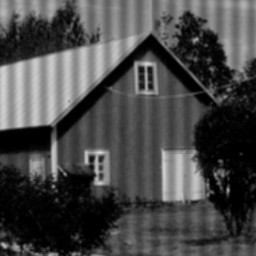
#> input picture 视觉任务/第五周视觉任务/第五周任务文档/house.jpg, 256 x 256 px, found by its file name
$ python 5week2.py
#> lines starting #> are read from the running program, lines starting #| are printed output that depends on the picture
import cv2
import numpy as np
from matplotlib import pyplot as plt

img = cv2.imread('d:/python/works/pictures/house.jpg', 0)
#> img is the input picture: shape (256, 256); min 0, max 214, mean 71.8
dft = cv2.dft(np.float32(img), flags=cv2.DFT_COMPLEX_OUTPUT)
dft_shift = np.fft.fftshift(dft)  # 进行频率变换，得到图像中心频率
magnitude_spectrum = 20 * np.log(cv2.magnitude(dft_shift[:, :, 0], dft_shift[:, :, 1]))  # 将实部和虚部都转换为实部，乘以20是扩大值，投射到空间域
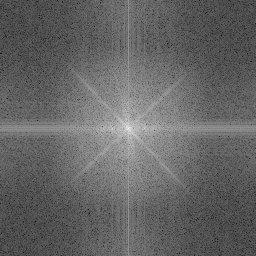
#> magnitude_spectrum: shape (256, 256) float32; min 6.21, max 307.3, mean 125.8; drawn with min black and max white
rows, cols = img.shape
#> rows = 256; cols = 256
crow, ccol = int(rows / 2), int(cols / 2)  # 取图片中心点
#> crow = 128; ccol = 128

mask = np.zeros((rows, cols, 2), np.uint8)  # 创建掩膜
mask[crow - 14:crow + 14, ccol - 14:ccol + 14] = 1  # 图中该位置用掩膜覆盖

fshift = dft_shift * mask
f_ishift = np.fft.ifftshift(fshift)
img_back = cv2.idft(f_ishift)  # 傅里叶逆变换
img_back = cv2.magnitude(img_back[:, :, 0], img_back[:, :, 1])
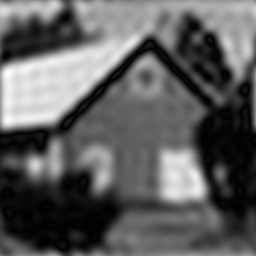
#> img_back: shape (256, 256) float32; min 2134.3, max 12758529, mean 4748888.5; drawn with min black and max white
plt.subplot(121), plt.imshow(img, "gray"), plt.title('Input Image'), plt.xticks([]), plt.yticks([])
plt.subplot(122), plt.imshow(img_back, 'gray'), plt.title('Result')
plt.show()
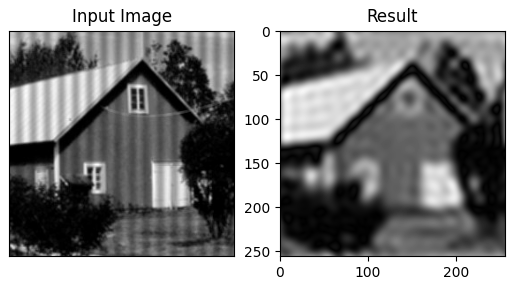
#> figure drawn by matplotlib, 2 panels
